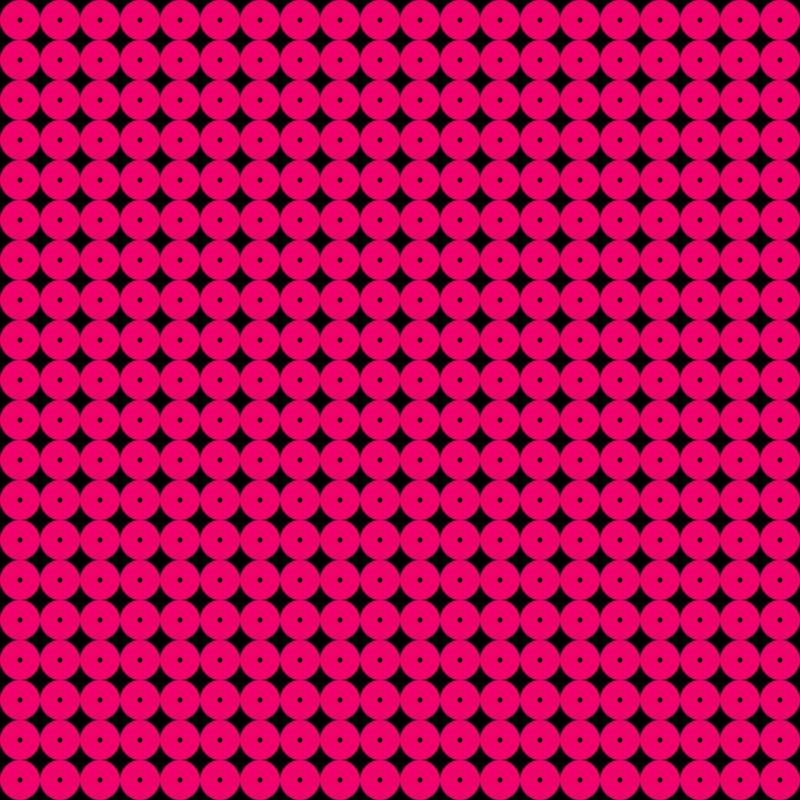
Frame 1 (no input)
Frame 60 (the mouse pressed at the canvas centre just before this capture): identical to frame 1, image omitted
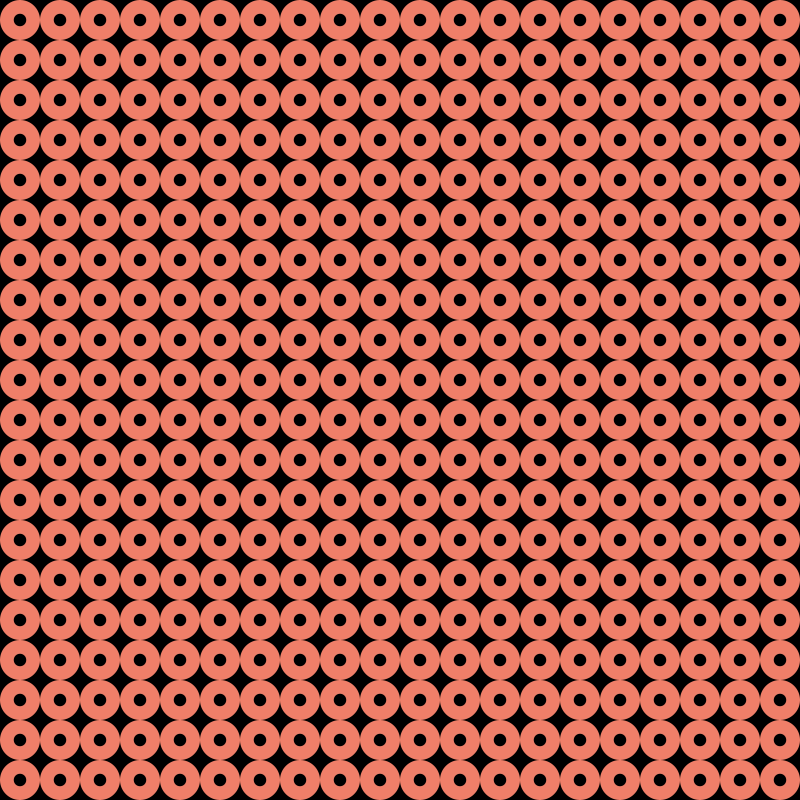
Frame 120 (the mouse held since frame 60 and released just before this capture)

The Processing sketch that drew these frames (run headless with seeded random() and noise(); from frame 60 on, the mouse is pressed at the canvas centre):

// Processing sketch: processing_167171
// ── processing_167171.pde

//INFO PROGRAMA
//Para cambiar de estado 1 a 2 apretar la tecla 'j' o 'J'.
//El movimiento del mouse afecta tanto en X como en Y a formas de ellipses y colores.


//Inicio VARIABLES

int tamx, tamy;
int nfilas;
int estado = 2; //valor del segundo estado (Ver = Void KeyPressed)

//Inicio SETUP 

void setup ()
{
  size(800, 800);
  nfilas = 20;
  tamx = width/nfilas;
  tamy = height/nfilas;
  rectMode (CORNER);
  ellipseMode (CENTER);
  smooth();
  frameRate (60); 
}

//Inicio DRAW

void draw ()
{
  background (0);
  noStroke();
  
  if (estado == 2)
  {
    for (int j=0; j<nfilas; j++)
    {
      for (int i=0; i<nfilas; i++)
      {
        float x1 = map(mouseX, 0, width, 0, 255); //Mapear el mouseX para que del valor 0 a ancho total pase a tener 0 a 255.
        float x2 = map(mouseY, 0, height, 0, 255); //Igual que anterior pero en el eje de las Y.
        float x3 = map(mouseX, 0, width, 5, 20);

        fill(240, x1, 105);
        ellipse (i*tamx+(tamx/2), j*tamy+(tamy/2), tamx, tamy);  //Redonda tamaño exacto celda unitaria.
        
        fill(240, x2, 105);
        beginShape(); //Quadrado girado 45 grados adaptado a la celda.
        vertex(i*tamx, j*tamy+(tamy/2));
        vertex(i*tamx+(tamx/2), j*tamy);
        vertex(i*tamx+tamx, j*tamy+(tamy/2));
        vertex(i*tamx+(tamx/2), j*tamy+tamy);
        vertex(i*tamx, j*tamy+(tamy/2));
        endShape();

        fill (0);
        //ellipse (i*tamx+(tamx/2), j*tamy+(tamy/2), tamx-(tamx/2), tamy-(tamy/2)); //Ellipse central celda unitaria reducida 1/2.  
        ellipse (i*tamx+(tamx/2), j*tamy+(tamy/2), x3, x3); //varia en función de mouseX tanto para las X como para las Y una distancia de 5 a 20 valores.
      }
    } 
  }
  
    else
{
  for (int j=0; j<tamy; j++)
  {
    for (int i=0; i<=j; i++)
    {
      float x1 = map(mouseX, 0, width, 0, 255); //Mapear el mouseX para que del valor 0 a ancho total pase a tener 0 a 255.
      float x2 = map(mouseY, 0, height, 0, 255); //Igual que anterior pero en el eje de las Y.
      float x3 = map(mouseX, 0, width, 5, 20);

      fill(105, x1, 240);
      ellipse (i*tamx+(tamx/2), j*tamy+(tamy/2), tamx, tamy);  //Redonda tamaño exacto celda unitaria.

      fill(105, x2, 240);
      beginShape(); //Quadrado girado 45 grados adaptado a la celda.
      vertex(i*tamx, j*tamy+(tamy/2));
      vertex(i*tamx+(tamx/2), j*tamy);
      vertex(i*tamx+tamx, j*tamy+(tamy/2));
      vertex(i*tamx+(tamx/2), j*tamy+tamy);
      vertex(i*tamx, j*tamy+(tamy/2));
      endShape();

      fill (0);
      //ellipse (i*tamx+(tamx/2), j*tamy+(tamy/2), tamx-(tamx/2), tamy-(tamy/2)); //Ellipse central celda unitaria reducida 1/2.  
      ellipse (i*tamx+(tamx/2), j*tamy+(tamy/2), x3, x3); //varia en función de mouseX tanto para las X como para las Y una distancia de 5 a 20 valores.
    }
  }
}

}

//Inicio KEYPRESSED

void keyPressed()
{
  if (key == 'j' || key == 'J') //cuando se haya pulsado la tecla j o J cambiará al estado 1 else (hasta que se pulse otra tecla)
  {
    estado = 1;
  }
  else  
  {
    estado = 2;
  }
}
